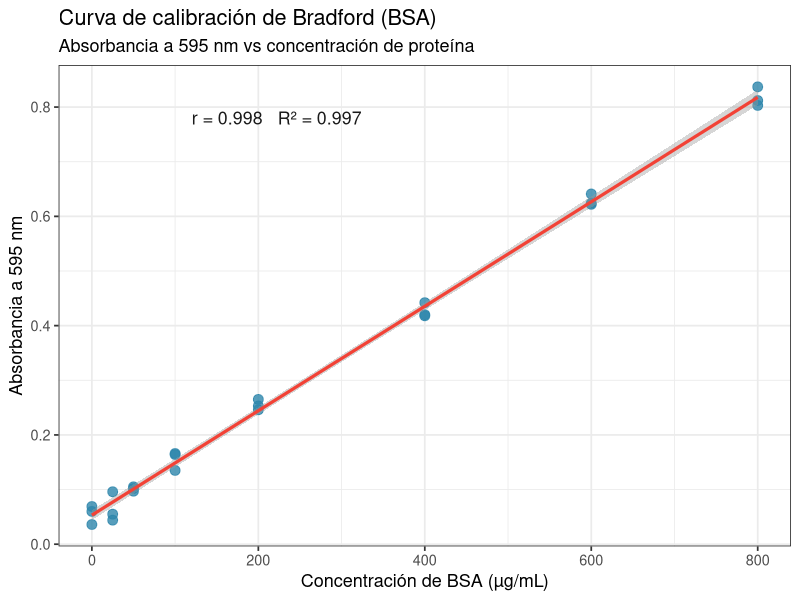
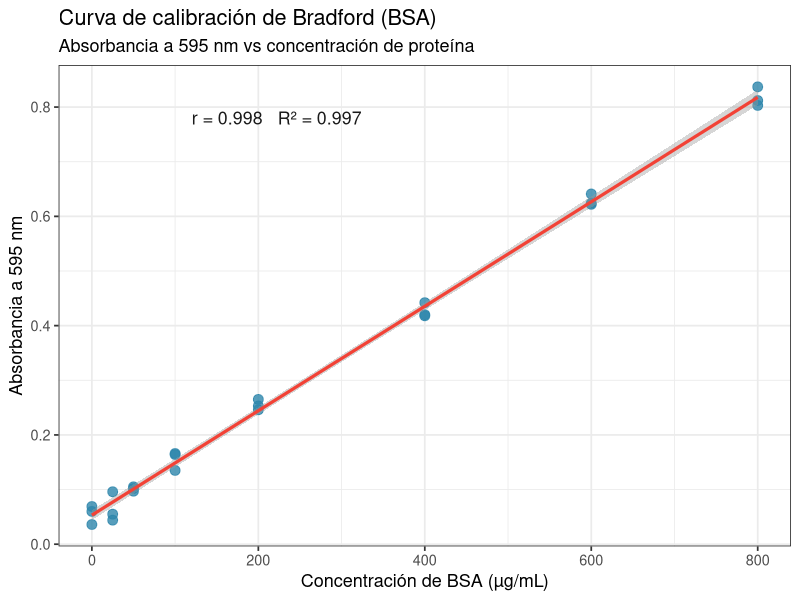

Generate these figures, in order, with R:
# ==========================================================================
# Ejercicio 02. Dispersión y correlación: curva de calibración de Bradford
# (dispersión + recta de regresión)
# ==========================================================================
# Autor: Dr. José Juan Torres Martínez
# Docente de Ciencias Químicas
# Universidad Autónoma de San Luis Potosí (UASLP)
# México
#
# Material académico para estudiantes
# Serie "ggplot" — Ejercicio 02
#
# Descripción: Un ejercicio con gráficos de dispersión y correlación de la
#   familia de gráficos de https://r-graph-gallery.com/ (sección Correlation).
#   Usamos mediciones reales de absorbancia a 595 nm de estándares de
#   albúmina sérica bovina (BSA) para construir la curva de calibración del
#   ensayo de Bradford, un método colorimétrico para cuantificar proteína
#   total. Todo se calcula de cero: los datos van primero como mediciones
#   reales (CSV) y cada valor (correlación, pendiente, intercepto y R²) se
#   deriva de los datos.
#
# El ensayo de Bradford: el colorante azul de Coomassie se une a las
#   proteínas y cambia de color; la absorbancia a 595 nm crece con la
#   concentración de proteína. La curva de calibración relaciona la
#   absorbancia medida con la concentración conocida de los estándares, y
#   después permite estimar la concentración de una muestra desconocida a
#   partir de su absorbancia.
#
# Objetivos de aprendizaje:
#   - Hacer un gráfico de dispersión con ggplot2.
#   - Ajustar una recta de regresión lineal y calcular el coeficiente de
#     correlación de Pearson (r) y el coeficiente de determinación (R²).
#   - Interpretar la pendiente y el intercepto de la recta de calibración.
#
# Requisitos: tidyverse.
#   Instálalo con: install.packages("tidyverse")
#
# Datos: datos_absorbancia_bradford.csv — absorbancia a 595 nm de estándares
#   de BSA (0, 25, 50, 100, 200, 400, 600 y 800 µg/mL), n = 3 réplicas por
#   concentración. El estándar de 0 µg/mL es el blanco (solo reactivo, sin
#   proteína).
# ==========================================================================

# --------------------------------------------------------------------------
# 1. Cargar paquetes
# --------------------------------------------------------------------------
# Fijar codificación UTF-8 para que los acentos (ó, í, µ, ²) se dibujen bien
# en el gráfico. Si el sistema no tiene esa locale, no pasa nada: se sigue
# con la locale que ya tenga.
suppressWarnings(try(Sys.setlocale("LC_ALL", "C.UTF-8"), silent = TRUE))

library(tidyverse)

# --------------------------------------------------------------------------
# 2. Leer los datos (mediciones reales, formato largo)
# --------------------------------------------------------------------------
datos <- read_csv("datos_absorbancia_bradford.csv", show_col_types = FALSE)

# Revisar los datos
glimpse(datos)
summary(datos$absorbancia_595)

# --------------------------------------------------------------------------
# 3. Correlación y recta de regresión (todo calculado de los datos)
# --------------------------------------------------------------------------
# El coeficiente de correlación de Pearson (r) mide qué tan lineal es la
# relación entre concentración y absorbancia: r = 1 es una línea perfecta
# creciente. La recta de regresión (mínimos cuadrados) da la pendiente y el
# intercepto; R² dice qué proporción de la variación de la absorbancia se
# explica por la concentración.

r_pearson <- cor(datos$concentracion_ug_ml, datos$absorbancia_595)

modelo <- lm(absorbancia_595 ~ concentracion_ug_ml, data = datos)
pendiente <- coef(modelo)[["concentracion_ug_ml"]]
intercepto <- coef(modelo)[["(Intercept)"]]
r_cuadrado <- summary(modelo)$r.squared

print(paste0("r de Pearson = ", round(r_pearson, 3)))
print(paste0("Pendiente = ", round(pendiente, 6), " unidades de absorbancia por µg/mL"))
print(paste0("Intercepto = ", round(intercepto, 3)))
print(paste0("R² = ", round(r_cuadrado, 3)))

# --------------------------------------------------------------------------
# 4. Gráfico de dispersión + recta de regresión
# --------------------------------------------------------------------------
# Cada punto es una medición real (una réplica). La recta azul es la recta
# de regresión ajustada a todos los puntos; la banda gris es su intervalo
# de confianza al 95%. La etiqueta muestra r y R² calculados de los datos.

etiqueta <- paste0(
  "r = ", round(r_pearson, 3),
  "   R² = ", round(r_cuadrado, 3)
)

grafica_dispersion <- ggplot(
  datos,
  aes(x = concentracion_ug_ml, y = absorbancia_595)
) +
  geom_point(size = 3, color = "#2E86AB", alpha = 0.8) +
  geom_smooth(method = "lm", se = TRUE, color = "#F24236", linewidth = 1.1) +
  annotate(
    "text",
    x = 120, y = 0.78, label = etiqueta,
    hjust = 0, size = 4.5, color = "#1a1a1a"
  ) +
  labs(
    x = "Concentración de BSA (µg/mL)",
    y = "Absorbancia a 595 nm",
    title = "Curva de calibración de Bradford (BSA)",
    subtitle = "Absorbancia a 595 nm vs concentración de proteína"
  ) +
  theme_bw(base_size = 13)

print(grafica_dispersion)
ggsave("02_dispersion_bradford.png", grafica_dispersion, width = 8, height = 5, dpi = 300)

# --------------------------------------------------------------------------
# Interpretación: dispersión + recta de regresión
# --------------------------------------------------------------------------
# - Eje X: concentración de BSA en microgramos por mililitro (µg/mL). Es la
#   concentración conocida de cada estándar, de 0 (blanco) a 800 µg/mL.
# - Eje Y: absorbancia a 595 nm, adimensional (no tiene unidades: es una
#   medida de cuánta luz absorbe la muestra a 595 nm; crece cuando hay más
#   complejo colorante-proteína).
# - Lo que se aprecia: los puntos suben de forma ordenada de izquierda a
#   derecha, casi sobre una línea recta, y las tres réplicas de cada
#   concentración quedan muy juntas. La recta roja pasa por el centro de
#   los puntos y la banda gris (intervalo de confianza al 95%) es estrecha.
# - Qué significa: hay una relación lineal fuerte entre concentración y
#   absorbancia (r cercano a 1). La pendiente dice cuánto sube la
#   absorbancia por cada µg/mL de proteína; el intercepto es la absorbancia
#   del blanco (sin proteína). Con R² cercano a 1, la recta explica casi
#   toda la variación de la absorbancia, así que esta curva sirve para
#   estimar la concentración de una muestra desconocida a partir de su
#   absorbancia.

# --------------------------------------------------------------------------
# 5. Resumen numérico por concentración (calculado de los datos)
# --------------------------------------------------------------------------
resumen <- datos %>%
  group_by(concentracion_ug_ml) %>%
  summarise(
    n = n(),
    media = mean(absorbancia_595),
    desviacion = sd(absorbancia_595),
    minimo = min(absorbancia_595),
    maximo = max(absorbancia_595),
    .groups = "drop"
  )

print(resumen)

# --------------------------------------------------------------------------
# Qué aprendimos
# --------------------------------------------------------------------------
# - El gráfico de dispersión muestra la relación entre dos variables
#   numéricas: aquí, concentración de proteína (µg/mL) y absorbancia a
#   595 nm (adimensional). Cuando los puntos forman una línea, la relación
#   es lineal.
# - El coeficiente de correlación de Pearson (r) mide la fuerza de esa
#   relación lineal; R² dice qué proporción de la variación de la
#   absorbancia se explica por la concentración. Con r y R² cercanos a 1,
#   la curva de calibración es confiable para cuantificar proteína en
#   muestras desconocidas.
# - La pendiente de la recta es la sensibilidad del ensayo (cuánto cambia
#   la absorbancia por cada µg/mL) y el intercepto es la absorbancia del
#   blanco, el estándar sin proteína.
